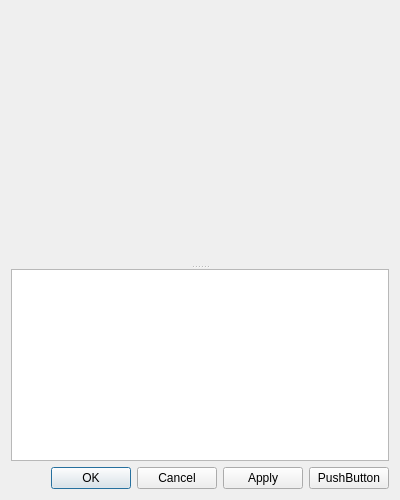
<?xml version="1.0" encoding="UTF-8"?>
<ui version="4.0">
 <class>BackgroundImageInfoGeoreferenceDialog</class>
 <widget class="QDialog" name="BackgroundImageInfoGeoreferenceDialog">
  <property name="geometry">
   <rect>
    <x>0</x>
    <y>0</y>
    <width>400</width>
    <height>500</height>
   </rect>
  </property>
  <property name="minimumSize">
   <size>
    <width>400</width>
    <height>500</height>
   </size>
  </property>
  <property name="windowTitle">
   <string>Georeference</string>
  </property>
  <layout class="QVBoxLayout" name="verticalLayout">
   <item>
    <widget class="QSplitter" name="splitter">
     <property name="orientation">
      <enum>Qt::Vertical</enum>
     </property>
     <widget class="GeoreferenceView" name="imageWidget" native="true">
      <property name="sizePolicy">
       <sizepolicy hsizetype="Expanding" vsizetype="Expanding">
        <horstretch>1</horstretch>
        <verstretch>1</verstretch>
       </sizepolicy>
      </property>
     </widget>
     <widget class="MultiCellOperableTableView" name="gcpTableView"/>
    </widget>
   </item>
   <item>
    <layout class="QHBoxLayout" name="horizontalLayout">
     <item>
      <widget class="QDialogButtonBox" name="buttonBox">
       <property name="orientation">
        <enum>Qt::Horizontal</enum>
       </property>
       <property name="standardButtons">
        <set>QDialogButtonBox::Apply|QDialogButtonBox::Cancel|QDialogButtonBox::Ok</set>
       </property>
      </widget>
     </item>
     <item>
      <widget class="QPushButton" name="hideButton">
       <property name="text">
        <string>PushButton</string>
       </property>
      </widget>
     </item>
    </layout>
   </item>
  </layout>
 </widget>
 <customwidgets>
  <customwidget>
   <class>MultiCellOperableTableView</class>
   <extends>QTableView</extends>
   <header>misc/multicelloperabletableview.h</header>
  </customwidget>
  <customwidget>
   <class>GeoreferenceView</class>
   <extends>QWidget</extends>
   <header>./georeferenceview.h</header>
  </customwidget>
 </customwidgets>
 <resources/>
 <connections>
  <connection>
   <sender>buttonBox</sender>
   <signal>accepted()</signal>
   <receiver>BackgroundImageInfoGeoreferenceDialog</receiver>
   <slot>accept()</slot>
   <hints>
    <hint type="sourcelabel">
     <x>248</x>
     <y>254</y>
    </hint>
    <hint type="destinationlabel">
     <x>157</x>
     <y>267</y>
    </hint>
   </hints>
  </connection>
  <connection>
   <sender>buttonBox</sender>
   <signal>rejected()</signal>
   <receiver>BackgroundImageInfoGeoreferenceDialog</receiver>
   <slot>reject()</slot>
   <hints>
    <hint type="sourcelabel">
     <x>325</x>
     <y>258</y>
    </hint>
    <hint type="destinationlabel">
     <x>286</x>
     <y>267</y>
    </hint>
   </hints>
  </connection>
 </connections>
</ui>
